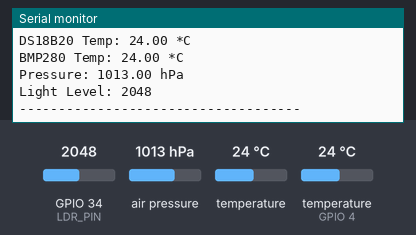
The sketch below on a simulated ESP32. Shown: the last lines printed to the serial monitor. The test bench sets the inputs (shaded band); at power-on: air pressure 1013 hPa, temperature (sensor on GPIO 4) 24 °C, GPIO 34 (LDR_PIN) = 2048, temperature 24 °C.

Above: at 4.3 s.
4.4 s: air pressure set to 952 hPa
At 7.2 s:
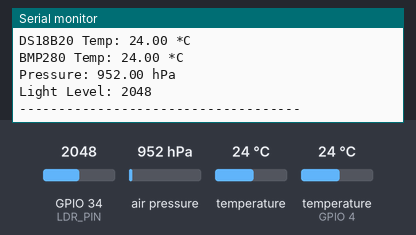
8.1 s: temperature (sensor on GPIO 4) set to 12 °C
11.8 s: GPIO 34 (LDR_PIN) set to 2866
At 13.0 s:
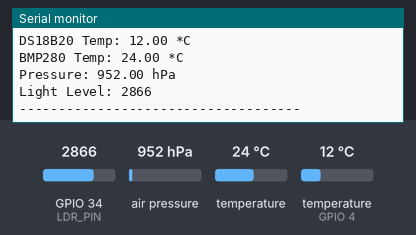
15.5 s: temperature (sensor 0) set to 12 °C
19.2 s: temperature (sensor on GPIO 4) set to 19 °C
22.9 s: GPIO 34 (LDR_PIN) set to 3972
At 23.3 s:
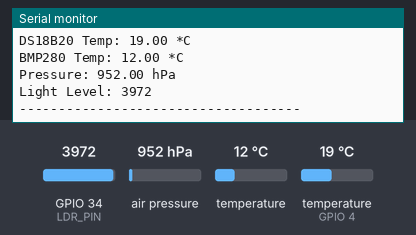
Timing chart, 0 to 25.9 s (numbered marks = the images above; inputs shaded):
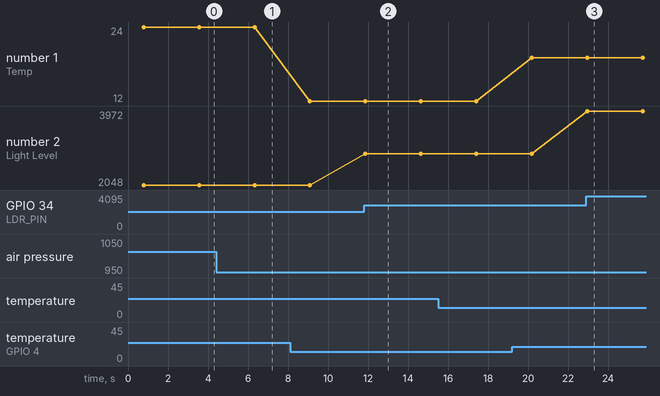

The sketch:

lab-2_task-5.ino
```cpp
#include <Wire.h>
#include <Adafruit_BMP280.h>
#include <OneWire.h>
#include <DallasTemperature.h>

#define ONE_WIRE_BUS 4
OneWire oneWire(ONE_WIRE_BUS);
DallasTemperature sensors(&oneWire);

Adafruit_BMP280 bmp;

#define LDR_PIN 34

void setup() {
  Serial.begin(115200);
  while (!Serial) delay(100);

  Serial.println("--- ПІДСУМКОВА РОБОТА ---");

  sensors.begin();

  if (!bmp.begin(0x76)) {
    Serial.println("Помилка BMP280! Перевірте контакти.");
  }

  Serial.println("Система готова.");
}

void loop() {
  sensors.requestTemperatures();
  float tempDS = sensors.getTempCByIndex(0);

  float tempBMP = bmp.readTemperature();
  float pressure = bmp.readPressure() / 100.0F;

  int ldrValue = analogRead(LDR_PIN);

  Serial.print("DS18B20 Temp: "); Serial.print(tempDS); Serial.println(" *C");
  Serial.print("BMP280 Temp: "); Serial.print(tempBMP); Serial.println(" *C");
  Serial.print("Pressure: "); Serial.print(pressure); Serial.println(" hPa");
  Serial.print("Light Level: "); Serial.println(ldrValue);

  Serial.println("------------------------------------");
  delay(2000);
}
```

Measured:
- after the input at 4.4 s, the serial monitor: prints a new line after 1.9 s (image 1)
- after the input at 11.8 s, the serial monitor: prints a new line after 0.07 s (image 2)
- after the input at 22.9 s, the serial monitor: prints a new line after 0.06 s (image 3)
- plotted number 1: 24 → 12 after the input at 8.1 s, 12 → 19 after the input at 19.2 s
- plotted number 2: 2048 → 2866 after the input at 11.8 s, 2866 → 3972 after the input at 22.9 s
